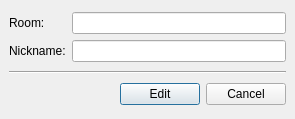
<ui version="4.0" >
 <class>editbookmark</class>
 <widget class="QDialog" name="editbookmark" >
  <property name="geometry" >
   <rect>
    <x>0</x>
    <y>0</y>
    <width>295</width>
    <height>119</height>
   </rect>
  </property>
  <property name="windowTitle" >
   <string>Edit bookmark</string>
  </property>
  <layout class="QGridLayout" >
   <property name="margin" >
    <number>9</number>
   </property>
   <property name="spacing" >
    <number>6</number>
   </property>
   <item row="2" column="0" >
    <spacer>
     <property name="orientation" >
      <enum>Qt::Horizontal</enum>
     </property>
     <property name="sizeHint" >
      <size>
       <width>141</width>
       <height>20</height>
      </size>
     </property>
    </spacer>
   </item>
   <item row="1" column="0" colspan="2" >
    <widget class="Line" name="line" >
     <property name="orientation" >
      <enum>Qt::Horizontal</enum>
     </property>
    </widget>
   </item>
   <item row="2" column="1" >
    <layout class="QHBoxLayout" >
     <property name="margin" >
      <number>0</number>
     </property>
     <property name="spacing" >
      <number>6</number>
     </property>
     <item>
      <widget class="QPushButton" name="pushButton" >
       <property name="text" >
        <string>Edit</string>
       </property>
      </widget>
     </item>
     <item>
      <widget class="QPushButton" name="pushButton_2" >
       <property name="text" >
        <string>Cancel</string>
       </property>
      </widget>
     </item>
    </layout>
   </item>
   <item row="0" column="0" colspan="2" >
    <layout class="QHBoxLayout" >
     <property name="margin" >
      <number>0</number>
     </property>
     <property name="spacing" >
      <number>6</number>
     </property>
     <item>
      <layout class="QVBoxLayout" >
       <property name="margin" >
        <number>0</number>
       </property>
       <property name="spacing" >
        <number>6</number>
       </property>
       <item>
        <widget class="QLabel" name="label" >
         <property name="text" >
          <string>Room:</string>
         </property>
        </widget>
       </item>
       <item>
        <widget class="QLabel" name="label_2" >
         <property name="text" >
          <string>Nickname:</string>
         </property>
        </widget>
       </item>
      </layout>
     </item>
     <item>
      <layout class="QVBoxLayout" >
       <property name="margin" >
        <number>0</number>
       </property>
       <property name="spacing" >
        <number>6</number>
       </property>
       <item>
        <widget class="QLineEdit" name="room" />
       </item>
       <item>
        <widget class="QLineEdit" name="nickname" />
       </item>
      </layout>
     </item>
    </layout>
   </item>
  </layout>
 </widget>
 <resources/>
 <connections>
  <connection>
   <sender>pushButton</sender>
   <signal>clicked()</signal>
   <receiver>editbookmark</receiver>
   <slot>accept()</slot>
   <hints>
    <hint type="sourcelabel" >
     <x>149</x>
     <y>156</y>
    </hint>
    <hint type="destinationlabel" >
     <x>85</x>
     <y>131</y>
    </hint>
   </hints>
  </connection>
  <connection>
   <sender>pushButton_2</sender>
   <signal>clicked()</signal>
   <receiver>editbookmark</receiver>
   <slot>reject()</slot>
   <hints>
    <hint type="sourcelabel" >
     <x>262</x>
     <y>148</y>
    </hint>
    <hint type="destinationlabel" >
     <x>296</x>
     <y>111</y>
    </hint>
   </hints>
  </connection>
 </connections>
</ui>
